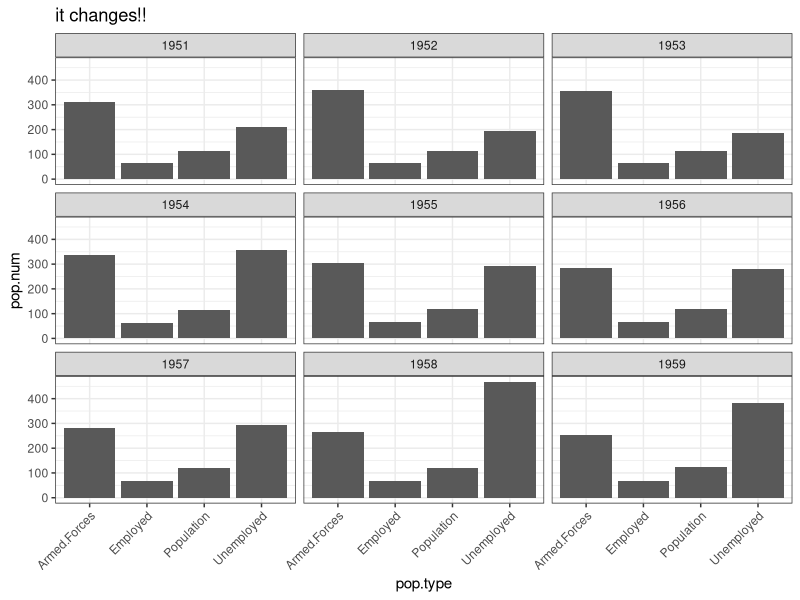
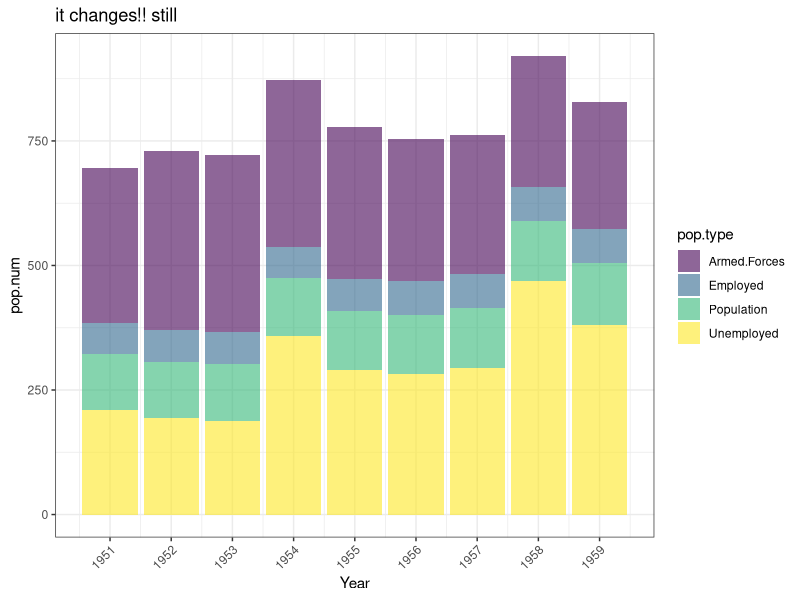
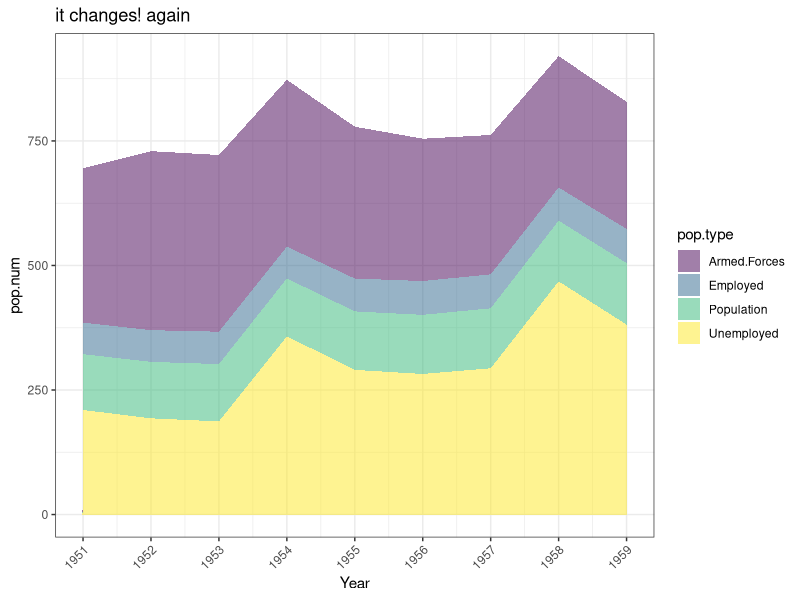
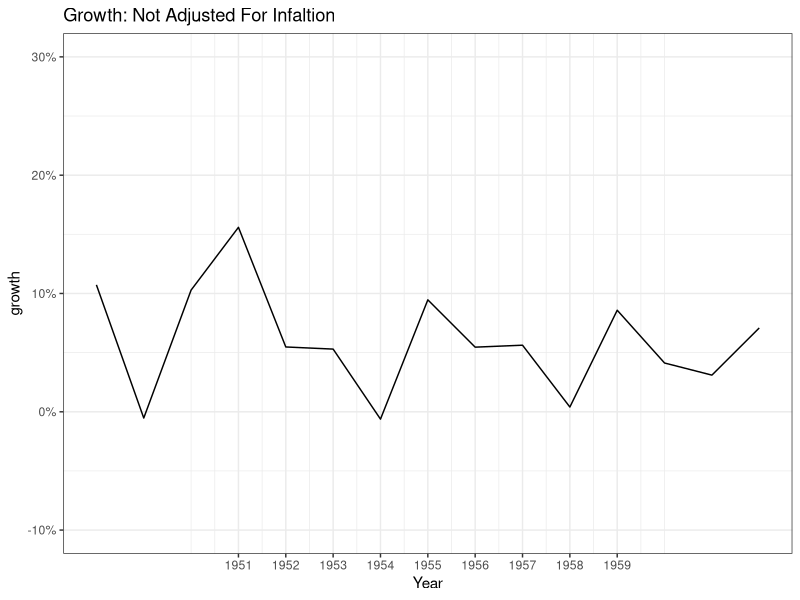
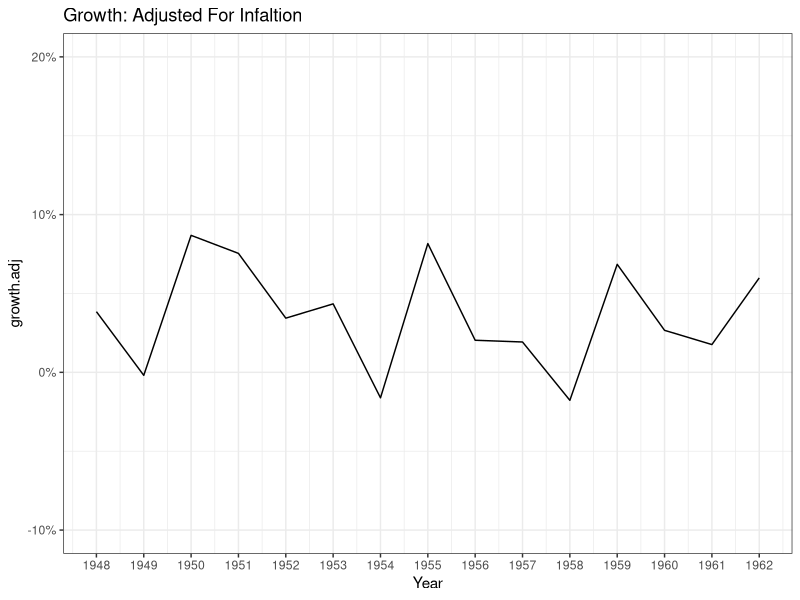
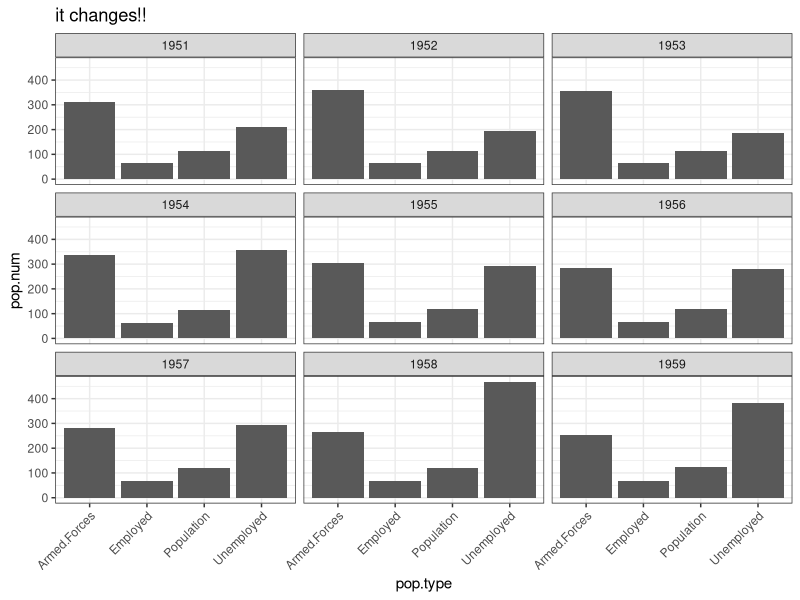
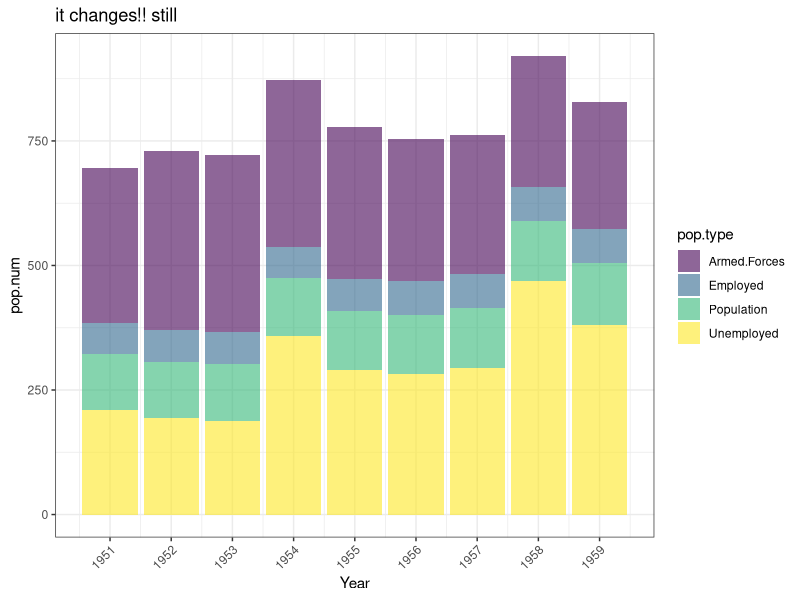
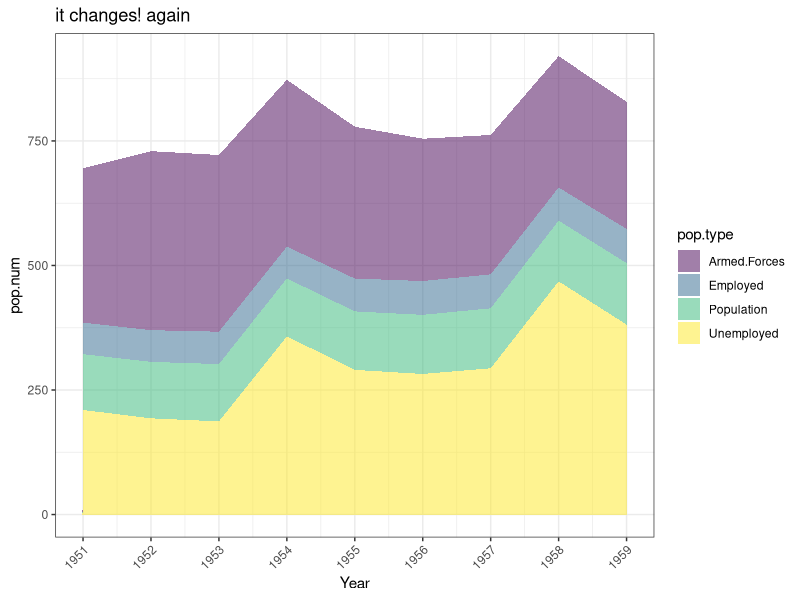

The R source for these figures, in order:
## ---- chunk 1
library(tidyverse)
library(ggthemes)
library(viridis)
## ---- chunk 2


# dataframe with econ stats in it 

df <- longley %>% 
  mutate(GNP.adj = (GNP/GNP.deflator)*100)


# generating input dataset for bar plot of 1950s population levels

plot.input <- df %>% select(Year, Unemployed, Employed, Armed.Forces, Population) %>% 
      gather(., pop.type, pop.num, -Year) %>% 
        filter(between(Year, 1951, 1959))

# Faceted bar charts

ggplot(plot.input, aes(pop.type, pop.num)) +
  geom_bar(stat = "identity") + 
    facet_wrap(~Year) + 
      ggtitle("it changes!!") + 
      theme_bw() + 
        theme(axis.text.x = element_text(angle = 45, hjust = 1))

# Stacked barchart 

ggplot(plot.input, aes(Year, pop.num)) +
  geom_bar(aes(fill = pop.type), stat = "identity", alpha = .6) + 
  scale_fill_viridis(discrete = TRUE) + 
  scale_x_continuous(breaks = c(seq(min(plot.input$Year), max(plot.input$Year)))) + 
      ggtitle("it changes!! still") + 
      theme_bw() +
        theme(axis.text.x = element_text(angle = 45, hjust = 1))

# Stacked Area Chart 
ggplot(plot.input, aes(Year, pop.num)) +
  geom_area(aes(fill = pop.type), alpha = .5) + 
  scale_fill_viridis(discrete = TRUE) + 
  scale_x_continuous(breaks = c(seq(min(plot.input$Year), max(plot.input$Year)))) + 
      ggtitle("it changes! again") + 
      theme_bw() +
        theme(axis.text.x = element_text(angle = 45, hjust = 1))

## ---- chunk 3

growth.input <- df %>% 
  mutate(
    growth = (GNP - lag(GNP)) / lag(GNP),
    growth.adj = (GNP.adj - lag(GNP.adj)) / lag(GNP.adj)) %>% 
      drop_na(growth)

ggplot(growth.input) + 
  geom_line(aes(Year, growth), size = .5) + 
    scale_y_continuous(breaks = c(-0.1, 0, .1, .2, .3), limits = c(-0.1, .3),
                       labels = scales::percent) + 
       scale_x_continuous(breaks = c(seq(min(plot.input$Year), max(plot.input$Year)))) + 
  ggtitle("Growth: Not Adjusted For Infaltion") + 
        theme_bw()
  

ggplot(growth.input) + 
  geom_line(aes(Year, growth.adj), size = .5) + 
  scale_y_continuous(breaks = c(-0.1, 0, .1, .2), limits = c(-0.1, .2),
                   labels = scales::percent) + 
       scale_x_continuous(breaks = c(seq(min(growth.input$Year), max(growth.input$Year)))) + 
   ggtitle("Growth: Adjusted For Infaltion") + 
        theme_bw()


    
## ---- chunk 4

# Faceted bar charts

ggplot(plot.input, aes(pop.type, pop.num)) +
  geom_bar(stat = "identity") + 
    facet_wrap(~Year) + 
      ggtitle("it changes!!") + 
      theme_bw() + 
        theme(axis.text.x = element_text(angle = 45, hjust = 1))


## ---- chunk 5

# Stacked barchart 

ggplot(plot.input, aes(Year, pop.num)) +
  geom_bar(aes(fill = pop.type), stat = "identity", alpha = .6) + 
  scale_fill_viridis(discrete = TRUE) + 
  scale_x_continuous(breaks = c(seq(min(plot.input$Year), max(plot.input$Year)))) + 
      ggtitle("it changes!! still") + 
      theme_bw() +
        theme(axis.text.x = element_text(angle = 45, hjust = 1))


## ---- chunk 6
# Stacked Area Chart 
ggplot(plot.input, aes(Year, pop.num)) +
  geom_area(aes(fill = pop.type), alpha = .5) + 
  scale_fill_viridis(discrete = TRUE) + 
  scale_x_continuous(breaks = c(seq(min(plot.input$Year), max(plot.input$Year)))) + 
      ggtitle("it changes! again") + 
      theme_bw() +
        theme(axis.text.x = element_text(angle = 45, hjust = 1))
## ---- chunk 7

ggplot(growth.input) + 
  geom_line(aes(Year, growth), size = 1) + 
    scale_y_continuous(breaks = c(-0.1, 0, .1, .2, .3), limits = c(-0.1, .3),
                       labels = scales::percent) + 
       scale_x_continuous(breaks = c(seq(min(plot.input$Year), max(plot.input$Year)))) + 
  ggtitle("Growth: Not Adjusted For Infaltion") + 
        theme_bw()
  
## ---- chunk 8

ggplot(growth.input, aes(Year, growth.adj)) + 
  geom_line( size = 1 ) + 
  geom_smooth(fill = "grey70", linetype = 0, method = "lm" ) + 
  scale_y_continuous(breaks = c(-0.1, 0, .1, .2), limits = c(-0.1, .2),
                   labels = scales::percent) + 
       scale_x_continuous(breaks = c(seq(min(growth.input$Year), max(growth.input$Year)))) + 
   ggtitle("Growth: Adjusted For Infaltion") + 
        theme_bw()


